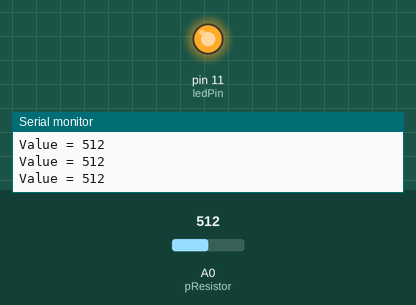
Recording of a sketch running on a simulated Arduino Uno, built with avr-gcc and run on an emulated ATmega328P. On the bench: output pins drawn as LEDs (lit = HIGH), the last lines printed to the serial monitor. The inputs (shaded band) are chosen by the test bench; at power-on: A0 (pResistor) = 512.

Above: at 1.3 s.
1.4 s: A0 (pResistor) set to 784
2.9 s: A0 (pResistor) set to 806
At 4.2 s:
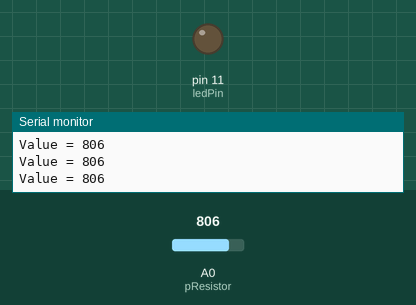
4.5 s: A0 (pResistor) set to 790
At 5.4 s:
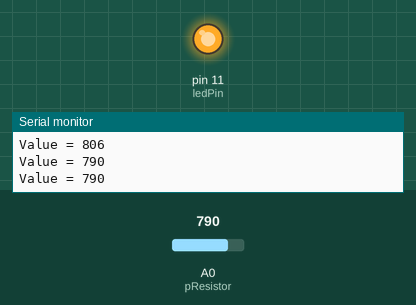
6.0 s: A0 (pResistor) set to 810
At 6.6 s:
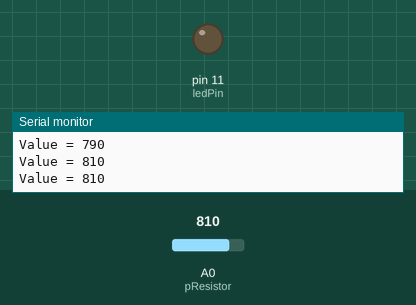
Timing chart, 0 to 8.5 s (numbered marks = the images above; inputs shaded):
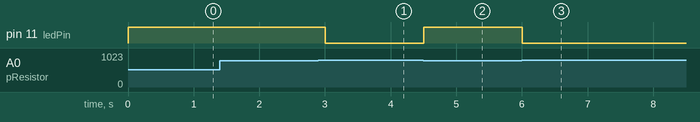

The sketch:

PhotoResistor.ino
```cpp
const int pResistor = A0;
const int ledPin=11;

void setup() {
  Serial.begin(9600);
  pinMode(pResistor, INPUT);
  pinMode(ledPin, OUTPUT);
}

int value = 0;
void loop() {
  value = analogRead(pResistor);
  Serial.print("Value = ");
  Serial.println(value);
    if (value < 800) {
    digitalWrite(ledPin, HIGH);
  }
  else{
    digitalWrite(ledPin, LOW);
  }
  delay(500);
}
```

Measured:
- the behaviour switches between 799 and 800 on A0 (pResistor) (found by bisection; images 0 and 1)
- after the input at 2.9 s, pin 11 (ledPin): HIGH → LOW after 0.10 s
- after the input at 4.5 s, pin 11 (ledPin): LOW → HIGH at once
- after the input at 6.0 s, pin 11 (ledPin): HIGH → LOW at once
